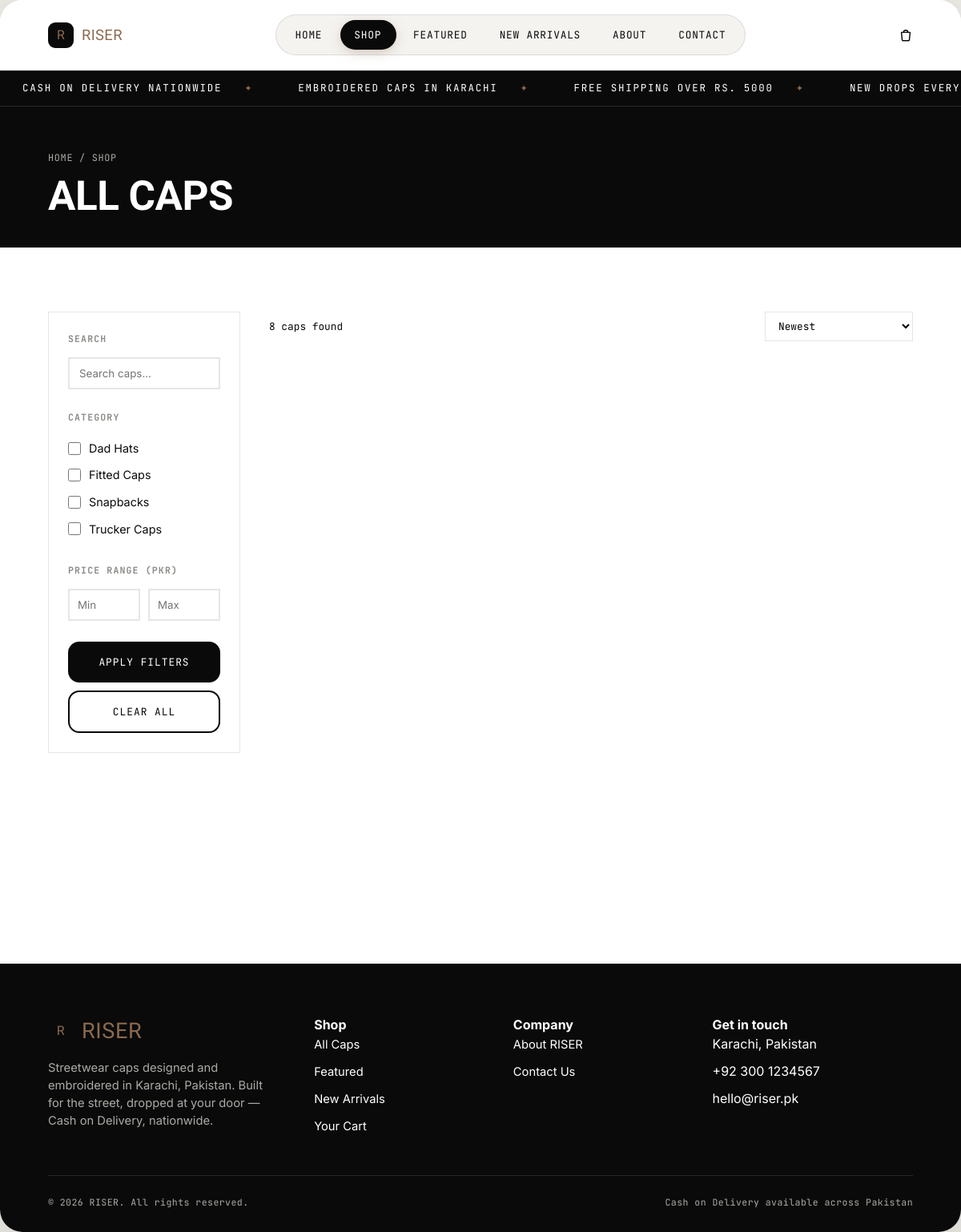
The page /shop.php on the database its author committed.
### tables this page shows
CREATE TABLE categories (
    id INT AUTO_INCREMENT PRIMARY KEY,
    name VARCHAR(100) NOT NULL,
    slug VARCHAR(100) NOT NULL UNIQUE
);

### includes/functions.php (called while the page is built, shortened)
<?php
function e($str) {
    return htmlspecialchars($str ?? '', ENT_QUOTES, 'UTF-8');
}
function attachColorOptions(PDO $pdo, array $products) {
    $ids = array_unique(array_column($products, 'id'));
    $placeholders = implode(',', array_fill(0, count($ids), '?'));
    $stmt = $pdo->prepare("
        SELECT product_id, id AS variant_id, color, color_hex, size, stock
        FROM product_variants
        WHERE product_id IN ($placeholders)
        ORDER BY color, size
    ");
    $stmt->execute($ids);
    $byProduct = [];
    foreach ($stmt->fetchAll() as $row) {
        $pid = $row['product_id'];
        $color = $row['color'];
        if (!isset($byProduct[$pid][$color])) {
            $byProduct[$pid][$color] = [
                'color'      => $color,
                'color_hex'  => $row['color_hex'],
                'variant_id' => (int)$row['variant_id'],
                'in_stock'   => (int)$row['stock'] > 0,
                'size_count' => 0,
            ];
        }
        $byProduct[$pid][$color]['size_count']++;
        if ((int)$row['stock'] > 0) $byProduct[$pid][$color]['in_stock'] = true;
    }
    foreach ($products as &$product) {
        $colors = $byProduct[$product['id']] ?? [];
        $product['colors'] = array_map(function ($c) {
            $c['multi_size'] = $c['size_count'] > 1;
            unset($c['size_count']);
            return $c;
        }, array_values($colors));
    }
    return $products;
}

### shop.php (shortened to what this page needs)
<?php
require_once __DIR__ . '/includes/functions.php';
$categories = $pdo->query("SELECT * FROM categories ORDER BY name")->fetchAll();
$where = ['p.is_active = 1'];
$params = [];
$selectedCategories = isset($_GET['category']) ? (array)$_GET['category'] : [];
$selectedCategories = array_filter($selectedCategories);
$search = trim($_GET['q'] ?? '');
$minPrice = isset($_GET['min_price']) && $_GET['min_price'] !== '' ? (float)$_GET['min_price'] : null;
$maxPrice = isset($_GET['max_price']) && $_GET['max_price'] !== '' ? (float)$_GET['max_price'] : null;
$sort = $_GET['sort'] ?? 'newest';
$orderBy = match ($sort) {
    'price_low'  => 'p.price ASC',
    'price_high' => 'p.price DESC',
    'name'       => 'p.name ASC',
    default      => 'p.created_at DESC',
};
$whereSql = implode(' AND ', $where);
$sql = "
    SELECT p.*, c.name AS cat_name, c.slug AS cat_slug
    FROM products p
    LEFT JOIN categories c ON c.id = p.category_id
    WHERE $whereSql
    ORDER BY $orderBy
";
$stmt = $pdo->prepare($sql);
$stmt->execute($params);
$products = $stmt->fetchAll();
$products = attachColorOptions($pdo, $products);
include __DIR__ . '/includes/header.php';
?>
<section class="page-banner">
  <div class="breadcrumb"><a href="<?= BASE_URL ?>/index.php">Home</a> / Shop</div>
  <h1>All Caps</h1>
</section>
<section class="section">
  <div class="shop-layout">
    <aside class="filters">
      <form method="GET" action="<?= BASE_URL ?>/shop.php" id="filterForm">
        <h4>Search</h4>
        <div class="filter-group">
          <input type="text" name="q" placeholder="Search caps..." value="<?= e($search) ?>"
                 style="width:100%; padding:10px 12px; border:2px solid var(--line-dark); font-family:var(--font-body);">
        </div>
        <h4>Category</h4>
        <div class="filter-group">
          <?php foreach ($categories as $cat): ?>
            <label>
              <input type="checkbox" name="category[]" value="<?= e($cat['slug']) ?>"
                <?= in_array($cat['slug'], $selectedCategories) ? 'checked' : '' ?>>
              <?= e($cat['name']) ?>
            </label>
          <?php endforeach; ?>
        </div>
        <h4>Price Range (PKR)</h4>
        <div class="filter-group" style="display:flex; gap:10px;">
          <input type="number" name="min_price" placeholder="Min" value="<?= e($minPrice ?? '') ?>"
                 style="width:100%; padding:10px; border:2px solid var(--line-dark);">
          <input type="number" name="max_price" placeholder="Max" value="<?= e($maxPrice ?? '') ?>"
                 style="width:100%; padding:10px; border:2px solid var(--line-dark);">
        </div>
        <div class="filter-group">
          <button type="submit" class="btn btn--full">Apply Filters</button>
          <a href="<?= BASE_URL ?>/shop.php" class="btn btn--outline btn--full" style="margin-top:10px;">Clear All</a>
        </div>
      </form>
    </aside>
    <div>
      <div class="toolbar">
        <span><?= count($products) ?> cap<?= count($products) !== 1 ? 's' : '' ?> found</span>
        <form method="GET" action="<?= BASE_URL ?>/shop.php" id="sortForm">
          <select name="sort" onchange="document.getElementById('sortForm').submit()">
            <option value="newest" <?= $sort === 'newest' ? 'selected' : '' ?>>Newest</option>
          </select>
        </form>
      </div>
      <?php if (empty($products)): ?>
        <div class="empty-state">
          No caps match your filters.<br><br>
          <a href="<?= BASE_URL ?>/shop.php" class="btn btn--outline">Clear Filters</a>
        </div>
      <?php else: ?>
        <div class="grid">
        </div>
      <?php endif; ?>
    </div>
  </div>
</section>
<?php include __DIR__ . '/includes/footer.php'; ?>

### css/style.css (style rules this page uses)
:root { --ink: #0A0A0A; --ink-soft: #1A1A1A; --paper: #FFFFFF; --paper-dim: #F4F3F0; --canvas: #E9E7E2; --riser-red: #8B6A4F; --riser-red-deep: #6E5340; --white: #FFFFFF; --mute: #8A8A87; --mute-on-dark: #ABABA6; --line: rgba(255,255,255,0.12); --line-dark: rgba(10,10,10,0.10); --success: #2E7D4F; --font-display: 'Archivo Black', 'Inter', sans-serif; --font-body: 'Inter', -apple-system, sans-serif; --font-mono: 'JetBrains Mono', monospace; --max-w: 1320px; --gutter: clamp(20px, 5vw, 64px); --radius: 14px; --radius-lg: 28px; --radius-pill: 999px; --ease: cubic-bezier(.16,.84,.44,1); }
* { box-sizing: border-box; margin: 0; padding: 0; }
html { scroll-behavior: smooth; }
body { font-family: var(--font-body); background: var(--canvas); color: var(--ink); line-height: 1.5; -webkit-font-smoothing: antialiased; overflow-x: hidden; }
a { color: inherit; text-decoration: none; }
button { font-family: inherit; cursor: pointer; }
input, select, textarea { font-family: inherit; }
h1, h2, h3, .display { font-family: var(--font-display); text-transform: uppercase; line-height: 0.95; letter-spacing: -0.01em; }
h1 { font-size: clamp(2.6rem, 7vw, 5.5rem); }
.btn { display: inline-flex; align-items: center; justify-content: center; gap: 10px; font-family: var(--font-mono); font-size: 0.8rem; letter-spacing: 0.08em; text-transform: uppercase; padding: 15px 28px; border: 2px solid var(--ink); background: var(--ink); color: var(--paper); border-radius: var(--radius); transition: transform .2s var(--ease), background .2s var(--ease), color .2s var(--ease), box-shadow .2s var(--ease); white-space: nowrap; }
.btn--outline { background: transparent; color: var(--ink); }
.btn--full { width: 100%; }
.section { padding: 80px var(--gutter); }
.grid { max-width: var(--max-w); margin: 0 auto; display: grid; grid-template-columns: repeat(4, 1fr); gap: 28px; }
.page-banner { background: var(--ink); color: var(--paper); padding: 56px var(--gutter) 40px; text-align: left; }
.page-banner .breadcrumb { font-family: var(--font-mono); font-size: 0.74rem; letter-spacing: 0.06em; text-transform: uppercase; color: var(--mute-on-dark); margin-bottom: 14px; }
.page-banner h1 { font-size: clamp(2rem, 5vw, 3.2rem); }
.shop-layout { max-width: var(--max-w); margin: 0 auto; display: grid; grid-template-columns: 240px 1fr; gap: 36px; align-items: flex-start; }
.filters { border: 1px solid var(--line-dark); padding: 24px; position: sticky; top: 90px; }
.filters h4 { font-family: var(--font-mono); font-size: 0.72rem; letter-spacing: 0.1em; text-transform: uppercase; margin-bottom: 14px; color: var(--mute); }
.filters .filter-group { margin-bottom: 26px; }
.filters .filter-group:last-child { margin-bottom: 0; }
.filters label { display: flex; align-items: center; gap: 10px; font-size: 0.9rem; padding: 6px 0; cursor: pointer; }
.filters input[type="checkbox"], .filters input[type="radio"] { accent-color: var(--riser-red); width: 16px; height: 16px; }
.toolbar { display: flex; justify-content: space-between; align-items: center; margin-bottom: 24px; flex-wrap: wrap; gap: 12px; font-family: var(--font-mono); font-size: 0.8rem; }
.toolbar select { border: 1px solid var(--line-dark); background: var(--paper); padding: 8px 12px; font-family: var(--font-mono); font-size: 0.8rem; }

### rows shown on the page
categories: name "Dad Hats"
categories: name "Fitted Caps"
categories: name "Snapbacks"
categories: name "Trucker Caps"

### other values the page prints
count($products) "8"
